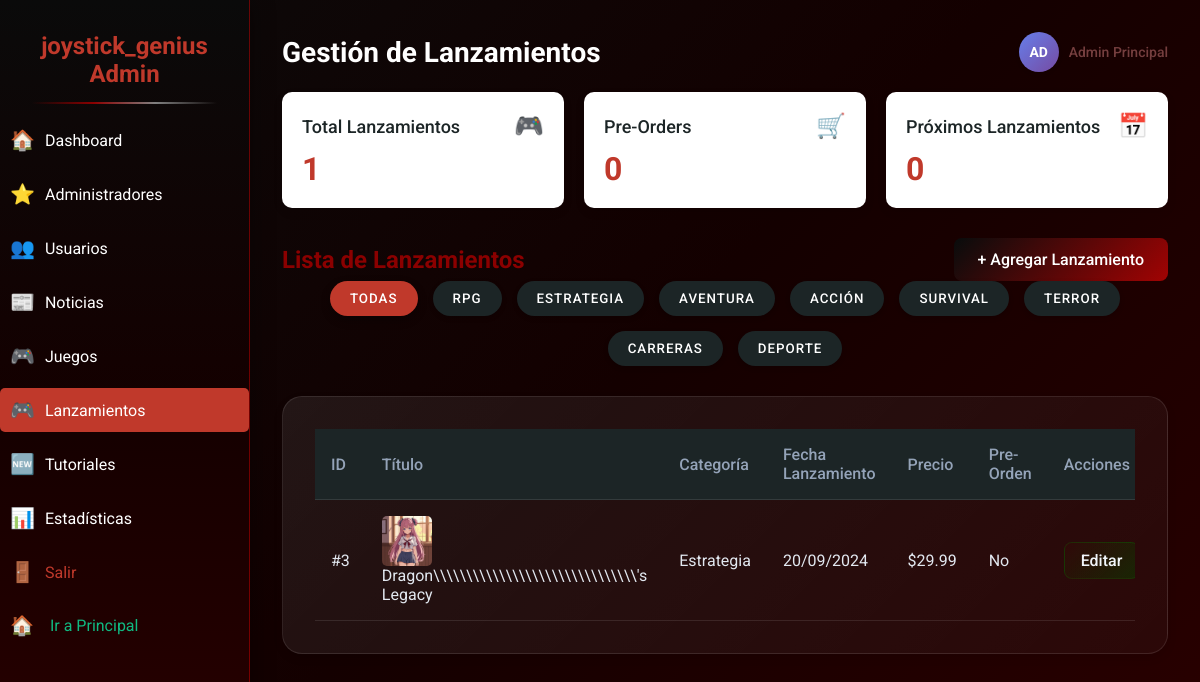
Screenshot of /controlador/lanzamiento.php (signed in) with the database file from the repository.
### tables this page shows
CREATE TABLE `usuarios` (
  `id` int(11) NOT NULL,
  `nombre` varchar(100) NOT NULL,
  `email` varchar(100) NOT NULL,
  `password` varchar(255) NOT NULL,
  `tipo_usuario` enum('usuario','admin','adminvista','moderador') DEFAULT 'usuario',
  `fecha_registro` timestamp NOT NULL DEFAULT current_timestamp(),
  `ultimo_acceso` timestamp NULL DEFAULT NULL,
  `estado` enum('activo','inactivo') DEFAULT 'activo',
  `rango_id` int(11) DEFAULT NULL,
  `foto_perfil` varchar(255) DEFAULT NULL,
  `puntos` int(11) DEFAULT 0
);

CREATE TABLE `game_launches` (
  `id` int(11) NOT NULL,
  `title` varchar(255) NOT NULL,
  `description` text DEFAULT NULL,
  `release_date` date NOT NULL,
  `price` decimal(10,2) NOT NULL,
  `image_url` varchar(255) DEFAULT NULL,
  `game_url` varchar(255) NOT NULL,
  `category` varchar(50) DEFAULT NULL,
  `rating` decimal(3,1) DEFAULT NULL,
  `pre_order` tinyint(1) DEFAULT 0,
  `created_at` timestamp NOT NULL DEFAULT current_timestamp(),
  `updated_at` timestamp NOT NULL DEFAULT current_timestamp() ON UPDATE current_timestamp()
);

### controlador/lanzamiento.php (the view, shortened to what this page needs)
<?php
require_once 'conexion.php';
$conexion = $conexion;
$stmt_usuario = $conexion->prepare("SELECT nombre, foto_perfil FROM usuarios WHERE id = ?");
$stmt_usuario->bind_param("i", $_SESSION['usuario_id']);
$stmt_usuario->execute();
$usuario_info = $stmt_usuario->get_result()->fetch_assoc();
$stats = [
    'total_lanzamientos' => $conexion->query("SELECT COUNT(*) as total FROM game_launches")->fetch_assoc()['total'],
    'lanzamientos_pre_order' => $conexion->query("SELECT COUNT(*) as total FROM game_launches WHERE pre_order = 1")->fetch_assoc()['total'],
    'lanzamientos_proximos' => $conexion->query("SELECT COUNT(*) as total FROM game_launches WHERE release_date > CURDATE()")->fetch_assoc()['total']
];
$lanzamientos = $conexion->query("SELECT * FROM game_launches ORDER BY release_date DESC");
$tipo_logueado = $_SESSION['tipo_usuario'];
$permite_editar = in_array($tipo_logueado, ['admin', 'moderador']);
?>
<!DOCTYPE html>
<html lang="es">
<head>
    <link rel="stylesheet" href="../vista/css/lanzamiento1.css">
    <link rel="stylesheet" href="../vista/css/admin.css">
</head>
<body>
    <div class="sidebar">
        <div class="logo">joystick_genius Admin</div>
        <div class="menu-item">
            <a href="administracion.php">
                <span class="menu-icon">🏠</span>
                <span>Dashboard</span>
            </a>
        </div>
        <div class="menu-item">
            <a href="administradores.php">
                <span class="menu-icon">⭐</span>
                <span>Administradores</span>
            </a>
        </div>
        <div class="menu-item">
            <a href="usuarios.php">
                <span class="menu-icon">👥</span>
                <span>Usuarios</span>
            </a>
        </div>
        <div class="menu-item">
            <a href="noticias.php">
                <span class="menu-icon">📰</span>
                <span>Noticias</span>
            </a>
        </div>
        <div class="menu-item">
            <a href="videojuegos.php">
                <span class="menu-icon">🎮</span>
                <span>Juegos</span>
            </a>
        </div>
        <div class="menu-item active">
            <a href="lanzamiento.php">
                <span class="menu-icon">🎮</span>
                <span>Lanzamientos</span>
            </a>
        </div>
        <div class="menu-item">
            <a href="tutorial.php">
                <span class="menu-icon">🆕</span>
                <span>Tutoriales</span>
            </a>
        </div>
        <div class="menu-item">
            <a href="estadisticas.php">
                <span class="menu-icon">📊</span>
                <span>Estadísticas</span>
            </a>
        </div>
        <div class="menu-item">
            <a href="logout.php" style="color: #C0392B;">
                <span class="menu-icon">🚪</span>
                <span>Salir</span>
            </a>
        </div>
        <div class="menu-item">
            <a href="principal.php" class="nav-link" style="color: #10b981;">
                <span class="nav-icon">🏠</span>
                <span>Ir a Principal</span>
            </a>
        </div>
    </div>
    <div class="main-content">
        <div class="dashboard-header">
           <h1 class="dashboard-title" style="color: white;">Gestión de Lanzamientos</h1>
            <div class="user-info">
                <?php if (!empty($usuario_info['foto_perfil']) && file_exists('../vista/' . $usuario_info['foto_perfil'])): ?>
                    <img src="../vista/<?php echo htmlspecialchars($usuario_info['foto_perfil']); ?>"
                         alt="Foto de perfil"
                         class="user-avatar-img">
                <?php else: ?>
                    <div class="user-avatar"><?php echo substr($usuario_info['nombre'] ?? $_SESSION['nombre'], 0, 2); ?></div>
                <?php endif; ?>
                <span class="user-name"><?php echo htmlspecialchars($usuario_info['nombre'] ?? $_SESSION['nombre']); ?></span>
            </div>
        </div>
        <div class="admin-cards">
            <div class="admin-card">
                <div class="card-header">
                    <h3 class="card-title">Total Lanzamientos</h3>
                    <span class="menu-icon">🎮</span>
                </div>
                <div class="card-number"><?php echo $stats['total_lanzamientos']; ?></div>
            </div>
            <div class="admin-card">
                <div class="card-header">
                    <h3 class="card-title">Pre-Orders</h3>
                    <span class="menu-icon">🛒</span>
                </div>
                <div class="card-number"><?php echo $stats['lanzamientos_pre_order']; ?></div>
            </div>
            <div class="admin-card">
                <div class="card-header">
                    <h3 class="card-title">Próximos Lanzamientos</h3>
                    <span class="menu-icon">📅</span>
                </div>
                <div class="card-number"><?php echo $stats['lanzamientos_proximos']; ?></div>
            </div>
        </div>
        <div style="display: flex; justify-content: space-between; align-items: center;">
            <h2>Lista de Lanzamientos</h2>
            <a href="crear_lanzamiento.php" class="add-admin-button">+ Agregar Lanzamiento</a>
        </div>
        <div class="category-filter">
            <button class="category-button active" value="todas">Todas</button>
            <button class="category-button" value="RPG">RPG</button>
            <button class="category-button" value="Estrategia">Estrategia</button>
            <button class="category-button" value="Aventura">Aventura</button>
            <button class="category-button" value="Acción">Acción</button>
            <button class="category-button" value="Survival">Survival</button>
            <button class="category-button" value="Terror">Terror</button>
            <button class="category-button" value="Carreras">Carreras</button>
            <button class="category-button" value="Deporte">Deporte</button>
        </div>
        <div class="admin-table">
            <div class="table-container">
                <table>
                    <thead>
                        <tr>
                            <th>ID</th>
                            <th>Título</th>
                            <th>Categoría</th>
                            <th>Fecha Lanzamiento</th>
                            <th>Precio</th>
                            <th>Pre-Orden</th>
                            <th>Acciones</th>
                        </tr>
                    </thead>
                    <tbody>
                        <?php while ($lanzamiento = $lanzamientos->fetch_assoc()): ?>
                        <tr>
                            <td>#<?php echo $lanzamiento['id']; ?></td>
                            <td>
                                <?php if($lanzamiento['image_url']): ?>
                                    <img src="../vista/<?php echo htmlspecialchars($lanzamiento['image_url']); ?>"
                                        alt="<?php echo htmlspecialchars($lanzamiento['title']); ?>"
                                        style="width: 50px; height: 50px; object-fit: cover; margin-right: 10px; display: inline-block; vertical-align: middle;">
                                <?php endif; ?>
                                <?php echo htmlspecialchars($lanzamiento['title']); ?>
                            </td>
                            <td><?php echo htmlspecialchars($lanzamiento['category']); ?></td>
                            <td><?php echo date('d/m/Y', strtotime($lanzamiento['release_date'])); ?></td>
                            <td>$<?php echo number_format($lanzamiento['price'], 2); ?></td>
                            <td><?php echo $lanzamiento['pre_order'] ? 'Sí' : 'No'; ?></td>
                            <td>
                                <div class="action-buttons">
                                    <?php if ($permite_editar): ?>
                                        <a href="editar_lanzamiento.php?id=<?php echo $lanzamiento['id']; ?>" class="action-button">Editar</a>
                                    <?php endif; ?>
                                </div>
                            </td>
                        </tr>
                        <?php endwhile; ?>
                    </tbody>
                </table>
            </div>
        </div>
    </div>
</body>
</html>

### vista/css/lanzamiento1.css (style rules this page uses)
* { margin: 0; padding: 0; box-sizing: border-box; font-family: 'Roboto', sans-serif; }
body { background-color: #f4f4f4; color: #1C2526; display: flex; min-height: 100vh; }
.sidebar { width: 250px; background-color: #1C2526; color: #fff; padding: 20px; position: fixed; height: 100%; overflow-y: auto; }
.sidebar .logo { font-size: 24px; font-weight: 700; color: #C0392B; margin-bottom: 30px; text-align: center; }
.sidebar .menu-item { margin-bottom: 10px; }
.sidebar .menu-item a { display: flex; align-items: center; padding: 10px; color: #fff; text-decoration: none; border-radius: 5px; transition: background 0.3s ease; }
.sidebar .menu-item a:hover, .sidebar .menu-item.active a { background-color: #C0392B; }
.sidebar .menu-icon { margin-right: 10px; font-size: 20px; }
.main-content { margin-left: 250px; padding: 20px; width: calc(100% - 250px); }
.dashboard-header { display: flex; justify-content: space-between; align-items: center; margin-bottom: 20px; }
.dashboard-title { font-size: 28px; font-weight: 700; color: #1C2526; }
.user-avatar { background-color: #C0392B; color: #fff; width: 40px; height: 40px; border-radius: 50%; display: flex; align-items: center; justify-content: center; font-weight: 700; }
.admin-cards { display: grid; grid-template-columns: repeat(auto-fit, minmax(250px, 1fr)); gap: 20px; margin-bottom: 30px; }
.admin-card { background: #fff; border-radius: 10px; padding: 20px; box-shadow: 0 4px 10px rgba(0, 0, 0, 0.1); transition: transform 0.3s ease; }
.admin-card .card-header { display: flex; justify-content: space-between; align-items: center; margin-bottom: 10px; }
.admin-card .card-title { font-size: 18px; font-weight: 500; color: #1C2526; }
.admin-card .menu-icon { font-size: 24px; color: #C0392B; }
.admin-card .card-number { font-size: 32px; font-weight: 700; color: #C0392B; }
.category-filter { display: flex; justify-content: center; gap: 15px; margin-bottom: 30px; flex-wrap: wrap; }
.category-button { padding: 10px 20px; border: none; border-radius: 25px; background: #1C2526; color: #fff; font-weight: 500; text-transform: uppercase; letter-spacing: 1px; cursor: pointer; transition: all 0.3s ease; position: relative; overflow: hidden; box-shadow: 0 2px 5px rgba(0, 0, 0, 0.2); }
.category-button::before { content: ''; position: absolute; top: 0; left: -100%; width: 100%; height: 100%; background: linear-gradient(90deg, transparent, rgba(255, 255, 255, 0.2), transparent); transition: all 0.5s ease; }
.category-button.active { background: #C0392B; box-shadow: 0 4px 10px rgba(0, 0, 0, 0.3); }
.admin-table { background: #fff; border-radius: 10px; padding: 20px; box-shadow: 0 4px 10px rgba(0, 0, 0, 0.1); }
.table-container { overflow-x: auto; }
table { width: 100%; border-collapse: collapse; }
th, td { padding: 12px; text-align: left; border-bottom: 1px solid #ddd; }
th { background-color: #1C2526; color: #fff; font-weight: 700; }
td img { border-radius: 5px; }
.action-buttons { display: flex; gap: 10px; }
.action-button { padding: 8px 15px; border-radius: 5px; text-decoration: none; font-weight: 500; transition: background 0.3s ease; border: none; cursor: pointer; background-color: #C0392B; color: #fff; }
.add-admin-button { display: inline-block; padding: 10px 20px; background-color: #C0392B; color: #fff; text-decoration: none; border-radius: 5px; font-weight: 500; transition: background 0.3s ease; }

### controlador/lanzamiento.php (style rules this page uses)
.user-info { display: flex; align-items: center; gap: 10px; }
.user-name { color: #753e3eff; font-weight: 500; font-size: 14px; }
.user-avatar { width: 40px; height: 40px; background: linear-gradient(135deg, #667eea 0%, #764ba2 100%); color: white; border-radius: 50%; display: flex; align-items: center; justify-content: center; font-weight: bold; font-size: 14px; text-transform: uppercase; box-shadow: 0 2px 4px rgba(0,0,0,0.1); }

### rows the page displays
usuarios: nombre "AD", nombre "Admin Principal"
game_launches: id "3", image_url (picture), title "Dragon\\\\\\\\\\\\\\\\\\\\\\\\\\\\\\\\\\\\\\\\\\\\\\\\\\\\\\\\\\\\\\'s Legacy", category "Estrategia", release_date "20/09/2024", price "29.99", pre_order "No"

### other values shown
$stats['total_lanzamientos'] "1"
$stats['lanzamientos_pre_order'] "0"
$stats['lanzamientos_proximos'] "0"
